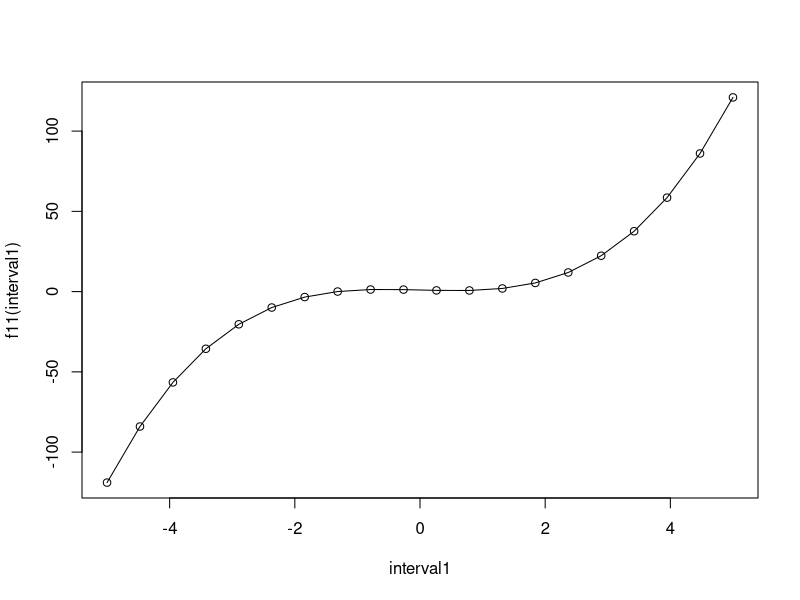
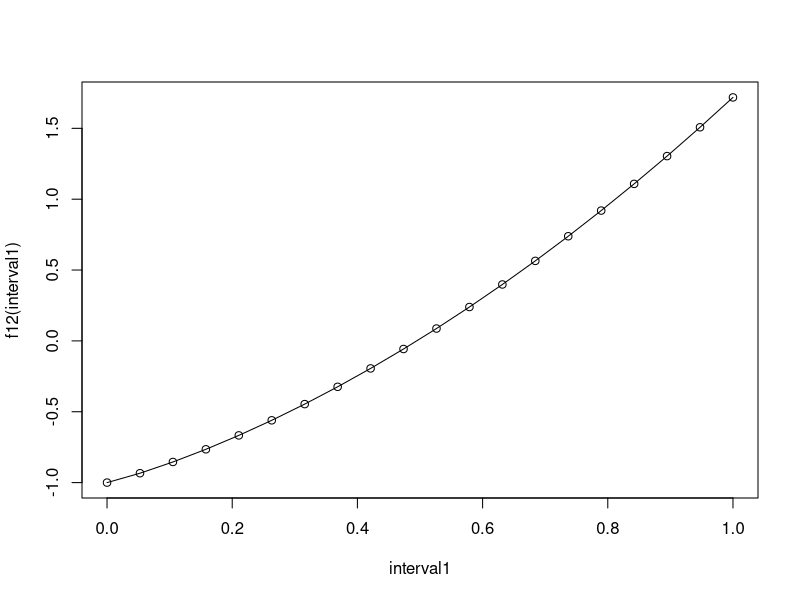
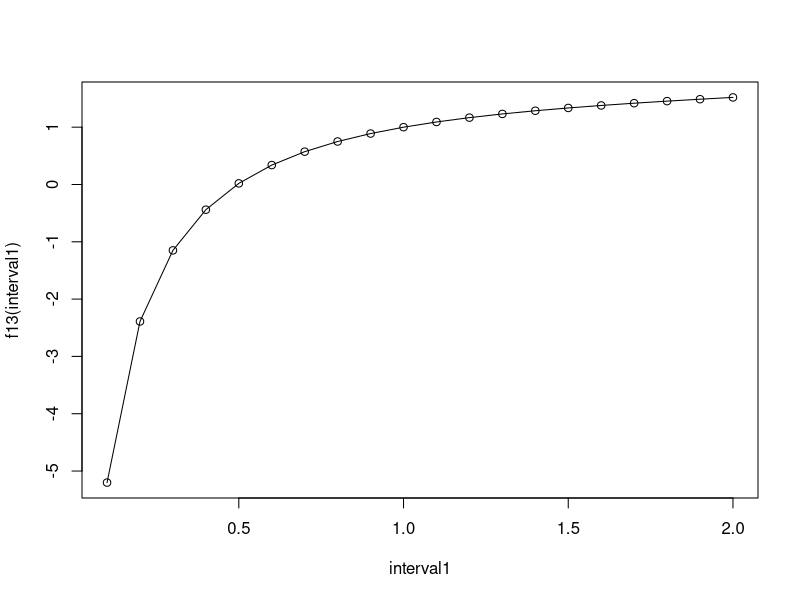

These figures' R source, in order:
f11<-function(x)x^3-x+1
interval1<-seq(-5,5,length=20)
plot(interval1,f11(interval1),type="l");points(interval1,f11(interval1))
uniroot(f11,interval=c(-2,1))

#1b
f12<-function(x)x*exp(sqrt(x))-1
interval1<-seq(0,1,length=20)
plot(interval1,f12(interval1),type="l");points(interval1,f12(interval1))
uniroot(f12,interval=c(0,1))

#1c
f13<-function(x)x-(log(x))^2
interval1<-seq(0.1,2,length=20)
plot(interval1,f13(interval1),type="l");points(interval1,f13(interval1))
uniroot(f13,interval=c(0.1,2))
